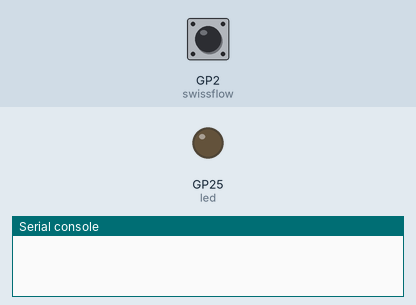
This program was run on a simulated Raspberry Pi Pico running MicroPython. Shown: output pins drawn as LEDs (lit = HIGH), the last lines printed to the serial console. Inputs (shaded band) come from the test bench; at power-on: GP2 (swissflow) HIGH.

Above: at 1.2 s.
1.3 s: GP2 (swissflow) pulled LOW for 3.2 s
At 5.7 s:
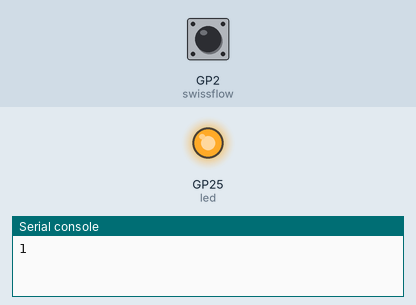
Timing chart, 0 to 7.5 s (numbered marks = the images above; inputs shaded):
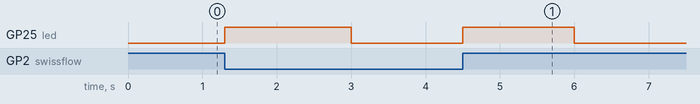

Measured:
- after the input at 1.3 s, GP25 (led): alternates HIGH for 1.6 s and LOW for 1.5 s, 4 changes in all, then stays LOW, starting at once

The program:

sf800.py
```python
from machine import Pin, UART
import utime

#define hardware
uart = UART(1,115200)
led = Pin(25, Pin.OUT)
swissflow = Pin(2,Pin.IN)

#define variables
pouring = False
curPulseCount = 0
lastPulseCount = 0
pulseCount = 0


# our communications routine. uses UART serial.
def sendData(data):
    global uart
    uart.write("Pulse count = {}\n".format(data))

# Our interuppt handler. we will increment our pulse counter and blink our led on detection of flow
def irq_handler(pin):
    global pulseCount
    global pouring
    led.toggle()
    pulseCount += 1
    pouring = True


#set up hardware state and define interrupts
led.low()
swissflow.irq(trigger=Pin.IRQ_RISING,handler=irq_handler)


# our main loop.

while True:

    # turn off interupt and get the current pulsecount
    swissflow.irq(handler=None)
    curPulseCount = pulseCount
    swissflow.irq(handler=irq_handler)

    # if pulse count has changed AND been stopped for longer than loop time
    if (curPulseCount !=0) and (lastPulseCount == curPulseCount):
        # if the LED is on, let's turn it off.
        if led.value() == 1:
            led.low()

        # transmit the data. right now just printing it.
        print(curPulseCount)
        sendData(curPulseCount)

        # turn off interupts and clear the counter
        swissflow.irq(handler=None)
        pulseCount = 0
        pouring = False
        swissflow.irq(handler=irq_handler)
        lastPulseCount= 0
        curPulseCount = 0

    lastPulseCount = curPulseCount
    utime.sleep(1)
```
